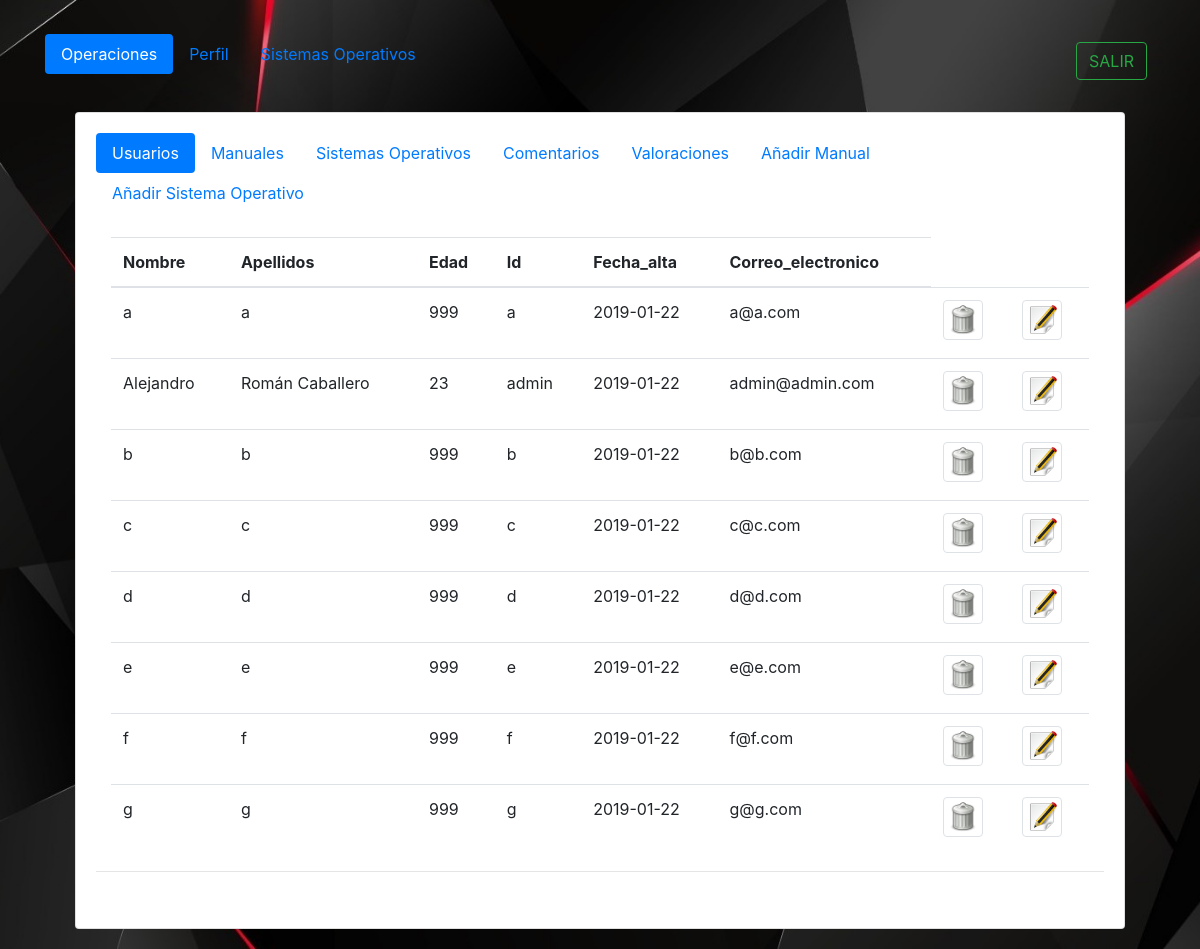
Screenshot of /PAGINA_WEB/administrador/principal.php (signed in) with the database file from the repository.
### tables this page shows
CREATE TABLE `usuarios` (
  `cod_usuario` int(11) NOT NULL AUTO_INCREMENT,
  `nombre` varchar(20) NOT NULL,
  `apellido` varchar(35) NOT NULL,
  `correo_electronico` varchar(45) NOT NULL,
  `edad` int(3) NOT NULL,
  `id` varchar(15) NOT NULL,
  `password` varchar(34) NOT NULL,
  `fecha_alta` varchar(45) NOT NULL,
  PRIMARY KEY (`cod_usuario`)
);

### PAGINA_WEB/administrador/principal.php (shortened to what this page needs)
<!DOCTYPE html>
<html>
<head>
  <link rel="stylesheet" href="../css/imagenes_icon.css">
  <link rel="stylesheet" type="text/css" media="screen" href="../css/edicion.css" />
  <link rel="stylesheet" href="https://stackpath.bootstrapcdn.com/bootstrap/4.2.1/css/bootstrap.min.css"
>
</head>
<body>
  <?php
if (isset($_SESSION["user"]) && isset($_SESSION["password"]) && $_SESSION["user"] == 'admin') {
    ?>
  <div class="container mt-4">
    <ul class="nav nav-pills" role="tablist">
    <li class="nav-item">
        <a class="nav-link active" data-toggle="pill" href="#operaciones">Operaciones</a>
      </li>
      <li class="nav-item">
        <a class="nav-link" data-toggle="pill" href="#perfil">Perfil</a>
      </li>
      <li class="nav-item">
        <a class="nav-link" data-toggle="pill" href="#so">Sistemas Operativos</a>
      </li>
      <?php include_once '../php_codigo/salir_sesion.php';?>
    </ul>
    <div class="tab-content">
    <div id="operaciones" class="container tab-pane active"><br>
          <div class="col-md-12">
          <div class="card">
            <div class="card-body">
              <div class="row">
                <div class="col-md-12">
                  <ul class="nav nav-pills" role="tablist">
                    <li class="nav-item">
                      <a class="nav-link active" data-toggle="pill" href="#usu">Usuarios</a>
                    </li>
                    <li class="nav-item">
                      <a class="nav-link" data-toggle="pill" href="#manu">Manuales</a>
                    </li>
                    <li class="nav-item">
                      <a class="nav-link" data-toggle="pill" href="#soo">Sistemas Operativos</a>
                    </li>
                    <li class="nav-item">
                      <a class="nav-link" data-toggle="pill" href="#coment">Comentarios</a>
                    </li>
                    <li class="nav-item">
                      <a class="nav-link" data-toggle="pill" href="#valor">Valoraciones</a>
                    </li>
                    <li class="nav-item">
                      <a class="nav-link" data-toggle="pill" href="#añadir">Añadir Manual</a>
                    </li>
                    <li class="nav-item">
                      <a class="nav-link" data-toggle="pill" href="#añadir1">Añadir Sistema Operativo</a>
                    </li>
                  </ul>
                  <div class="tab-content">
                    <div id="usu" class="container tab-pane active"><br>
                    <?php
                          include_once '../php_codigo/todos_usuarios.php';
                      ?>
                    </div>
                  </div>
                  <hr>
                </div>
              </div>
            </div>
          </div>
        </div>
      </div>
<link rel="stylesheet" type="text/css" media="screen" href="../css/card.css" />
    </div>
  </div>
    <?php
} else {
    session_destroy();
    header("Location: ../INICIO/index.php");
}
?>
</body>
</html>

### PAGINA_WEB/php_codigo/salir_sesion.php (shortened to what this page needs)
<?php if (!isset($_POST["salida"])) : ?>
          <form  method="post" class="p-2 ml-auto my-2 my-lg-0">
            <input type="submit" name='salida' value="SALIR" id="salir" class="btn btn-outline-success my-2 my-sm-0">
          </form>
<?php endif ?>

### PAGINA_WEB/php_codigo/todos_usuarios.php (shortened to what this page needs)
<?php if (!isset($_GET["codigo"])): ?>
<?php
$connection = new mysqli("localhost", "usuario", "2asirtriana", "alebuntu");
$connection->set_charset("utf8");
if ($result = $connection->query("select * from usuarios order by nombre ASC ;")) {
    ?>
    <table class="table">
    <thead>
      <tr>
        <th scope="row">Nombre</th>
        <th scope="row">Apellidos</th>
        <th scope="row">Edad</th>
        <th scope="row">Id</th>
        <th scope="row">Fecha_alta</th>
        <th scope="row">Correo_electronico</th>
       </tr>
    </thead>
<?php
    while ($obj = $result->fetch_object()) {
         ?>
      <?php
        echo "<tr>";
        echo "<td>".$obj->nombre."</td>";
        echo "<td>".$obj->apellido."</td>";
        echo "<td>".$obj->edad."</td>";
        echo "<td>".$obj->id."</td>";
        echo "<td>".$obj->fecha_alta."</td>";
        echo "<td>".$obj->correo_electronico."</td>";
        echo "<td><form method='POST' action='principal.php?codigo=$obj->cod_usuario'><input type='image' name='eliminar' src='../css/iconos/eliminar.png' style='width:40px' alt='Submit' class='img-thumbnail' /></form></td>";
        echo "<td><a href='../op_admin/usu.php?codsu=$obj->cod_usuario&nom=$obj->nombre&ap=$obj->apellido&edad=$obj->edad&mote=$obj->id&fechalta=$obj->fecha_alta&correo=$obj->correo_electronico&contra=$obj->password'><img src='../css/iconos/editar.png'  style='width:40px' class='img-thumbnail' /></a></td>";
        echo "</tr>";
    }
        echo "</table>";
        ?>
        <?php
    }
?>
<?php endif?>

### PAGINA_WEB/css/edicion.css (style rules this page uses)
body { background-attachment: fixed; background-position: center center; background-size: cover; background-image: url('./fondos/fondo_admin.jpg'); background-repeat: no-repeat; -moz-background-size: cover; -webkit-background-size: cover; -o-background-size: cover; }

### rows the page displays
usuarios: nombre "a", apellido "a", edad "999", id "a", fecha_alta "2019-01-22", correo_electronico "a@a.com"
usuarios: nombre "Alejandro", apellido "Román Caballero", edad "23", id "admin", fecha_alta "2019-01-22", correo_electronico "admin@admin.com"
usuarios: nombre "b", apellido "b", edad "999", id "b", fecha_alta "2019-01-22", correo_electronico "b@b.com"
usuarios: nombre "c", apellido "c", edad "999", id "c", fecha_alta "2019-01-22", correo_electronico "c@c.com"
usuarios: nombre "d", apellido "d", edad "999", id "d", fecha_alta "2019-01-22", correo_electronico "d@d.com"
usuarios: nombre "e", apellido "e", edad "999", id "e", fecha_alta "2019-01-22", correo_electronico "e@e.com"
usuarios: nombre "f", apellido "f", edad "999", id "f", fecha_alta "2019-01-22", correo_electronico "f@f.com"
usuarios: nombre "g", apellido "g", edad "999", id "g", fecha_alta "2019-01-22", correo_electronico "g@g.com"
